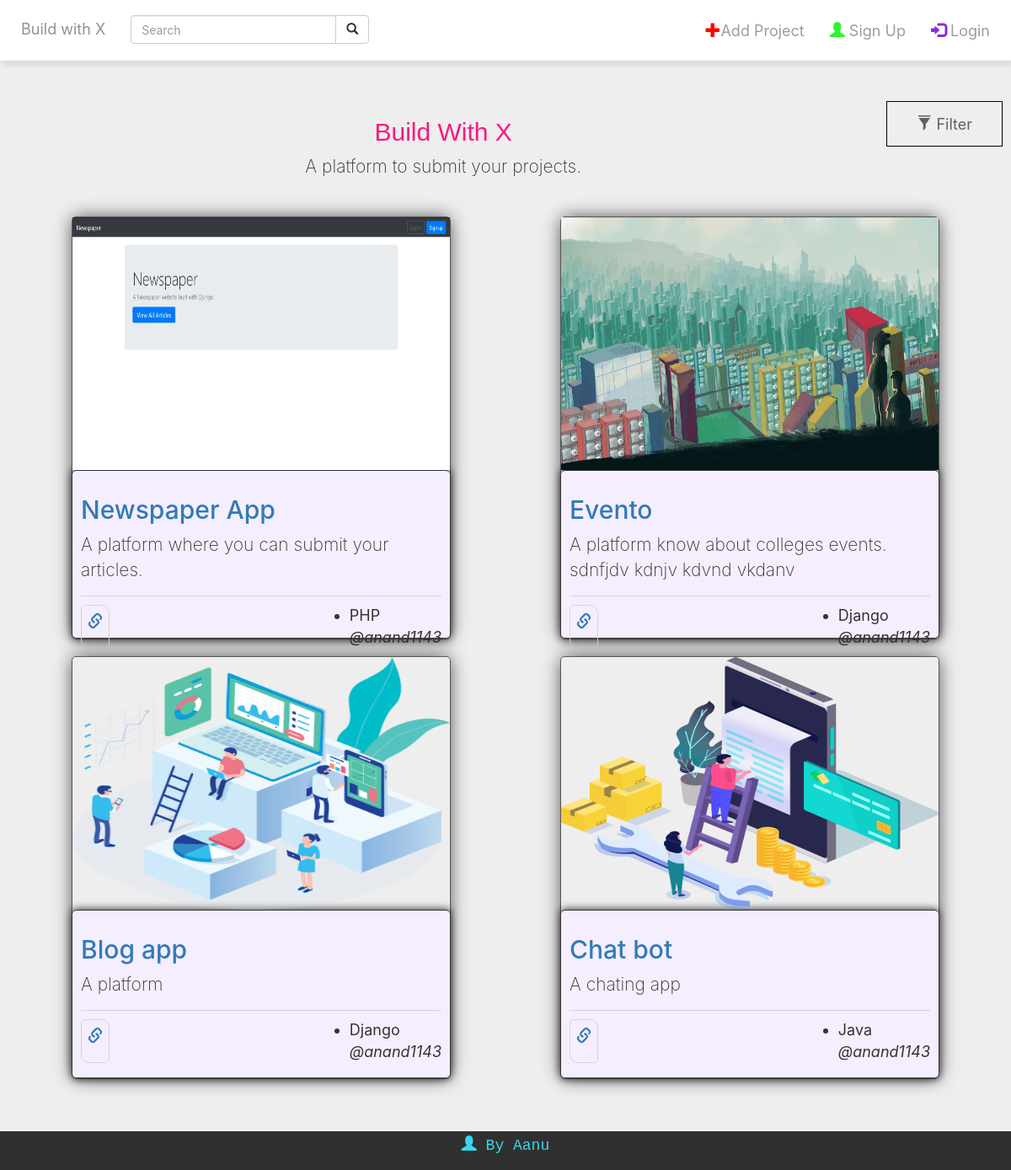
Before: / with the older database file.
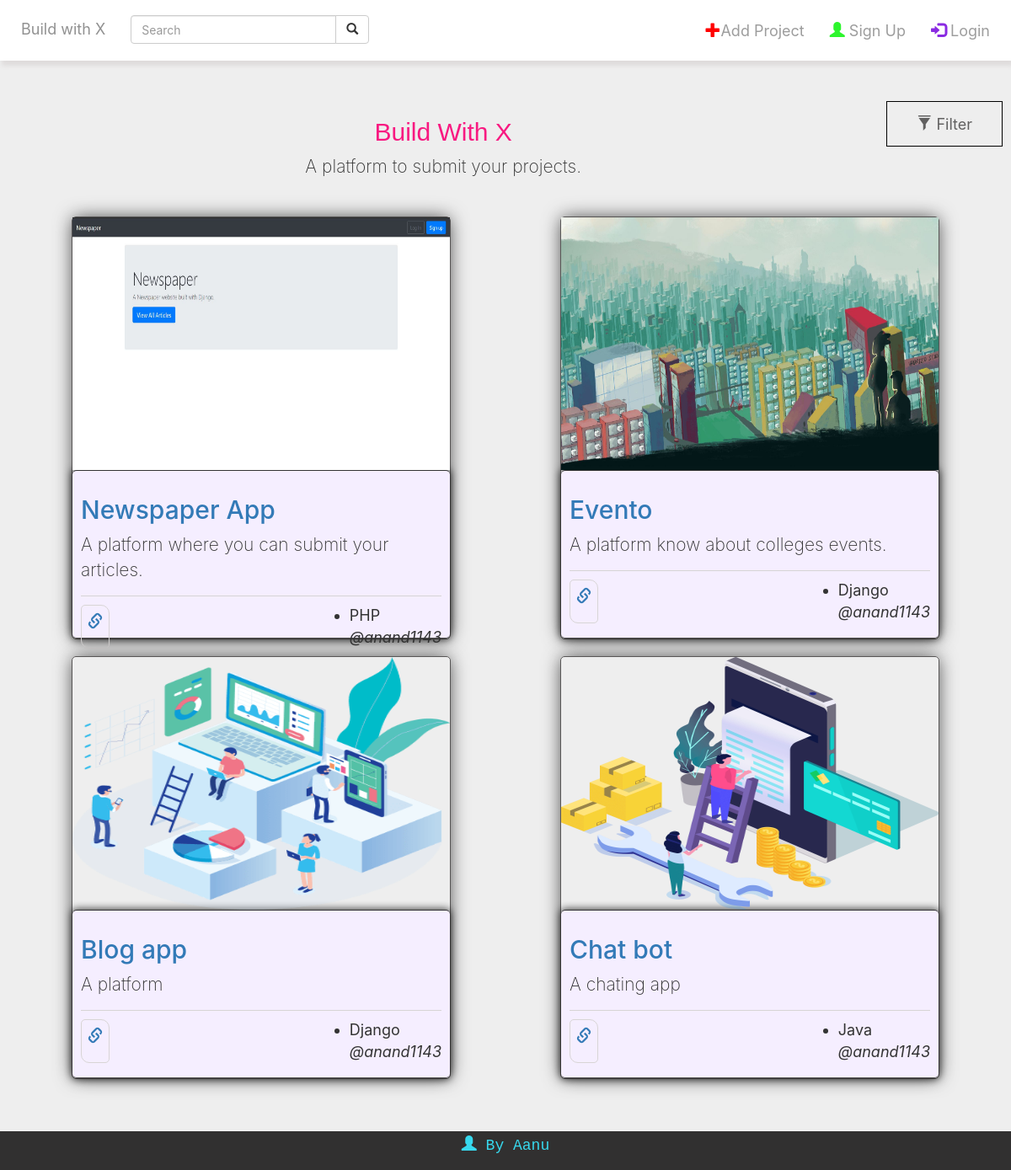
After: the same page with the newer database file.
### projects/models.py (models this page shows, shortened)
class Project(models.Model):
    project_name = models.CharField(max_length=50)
    description = models.CharField(max_length=150)
    build_with = models.ManyToManyField('Framework')
    url = models.URLField(max_length=200, null=True)
    website_image = models.ImageField(upload_to= 'img/', height_field=None, width_field=None, max_length=100, null=True)
    user = models.ForeignKey(get_user_model(), on_delete=models.CASCADE, related_name='profileuser', null=True)
    date = models.DateTimeField(auto_now_add=True)
    user_type = models.CharField(max_length=25,choices=types, null=True)

### users/models.py (models this page shows, shortened)
class CustomUser(AbstractUser):
    site_url = models.CharField(max_length=200, null=True)
    bio = models.CharField(max_length=50, null=True)
    dob = models.DateField(auto_now=False, null=True)
    contact_number = models.CharField(max_length=10, null=True)
    image = models.ImageField(upload_to= 'img/', height_field=None, width_field=None, max_length=100, null=True)
    gender = models.CharField(
        max_length=6, choices=GENDER_CHOICES,  null=True)

### projects/views.py (the view)
# urls.py: path('', HomeView.as_view(), name='home'),
class HomeView(ListView):
    template_name = 'home.html'
    model = Project
    def get_context_data(self, **kwargs):
        context = super(HomeView, self).get_context_data(**kwargs)
        context['framworks'] = Framework.objects.all()
        return context
    def get_queryset(self):
        search_tag = self.request.GET.get('search','')
        return Project.objects.filter(project_name__contains=search_tag)

### projects/models.py (called while the page is built)
    def __str__(self):
        return self.language

### templates/home.html (shortened to what this page needs)
{% extends 'base.html' %}
{% block search %}
<form class="navbar-form navbar-left">
    <div class="input-group">
        <input type="text" class="form-control" placeholder="Search" name="search">
        <div class="input-group-btn">
            <button class="btn btn-default" type="submit">
                <i class="glyphicon glyphicon-search"></i>
            </button>
        </div>
    </div>
</form>
{% endblock search %}
{% block content %}
<div class="jumbotron home">
    <div class="filter">
        <ul class="nav navbar-nav navbar-right" style="border: 1px solid black; padding-left: 20px; margin-right: 10px; padding-right: 20px;">
            <li class="nav-item" id="account">
                <a class="dropicon" href="" id="userMenu" data-toggle="dropdown" aria-haspopup="true" aria-expanded="false">
                    <span class="glyphicon glyphicon-filter"></span>  Filter</a>
            </li>
        </ul>
    </div>
    <div style="display:flex;align-items: center;flex-direction: column;">
        <h2  class="id1 display-4">Build With X </h2>
        <p class="lead">A platform to submit your projects.</p>
    </div>
    <div style="display:flex; flex-wrap:wrap; margin: 20px; justify-content:space-around;">
    {% for project in object_list %}
        <div class="id3" style="margin: 10px;">
            <a href="{{ project.url }} " target="_blank">
                <img src="{{ project.website_image.url }}" style="height:300px;width:100%;max-width:450px;" alt="error_img">
            </a>
            <div class="id2">
                <a href="{{ project.url }}" target="_blank"><h2> {{ project.project_name }}</h2></a>
                <p>{{ project.description }}</p>
                <div class="id4">
                    <a href="{{ project.url }}" target="_blank" class="id5"><i class="glyphicon glyphicon-link"></i></a>
                    <span style="display: list-item;">{% for lang in project.build_with.all %}{{ lang }}{% endfor %} </br><i>@{{ project.user }}</i> </span>
                </div>
            </div>
        </div>
    {% endfor %}
    </div>
</div>
{% endblock content %}

Changed rows visible on the page:
changed Project "Evento": description "A platform know about colleges events. sdnfjdv kdnjv kdvnd vkdanv" → "A platform know about colleges events."
